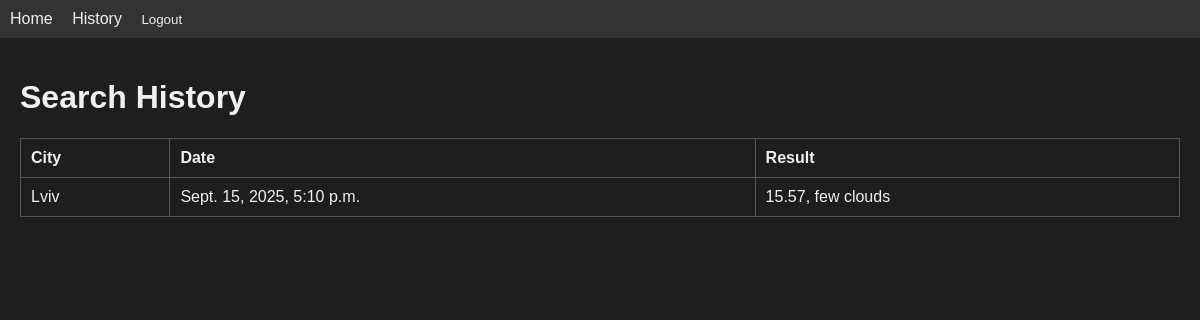
Page /history/ (signed in) on the committed database.
### searchweather/models.py (models this page shows, shortened)
class SearchHistory(models.Model):
    user = models.ForeignKey(User, on_delete=models.CASCADE)
    city = models.CharField(max_length=100)
    temperature = models.FloatField()
    description = models.CharField(max_length=255)
    search_date = models.DateTimeField(auto_now_add=True)

### searchweather/views.py (the view)
# urls.py: path('history/',views.history,name='history'),
def history(request):
    weather = SearchHistory.objects.filter(user=request.user).order_by('-search_date')
    return render(request,'searchweather/history.html',{'title':'History','weather':weather})

### searchweather/templates/searchweather/history.html
{% extends 'searchweather/base.html' %}
{% load static %}
{%block content%}
    <h1>Search History</h1>
    <table>
      <thead>
        <tr><th>City</th><th>Date</th><th>Result</th></tr>
      </thead>
      <tbody>
      {% for w in weather %}
        <tr><td>{{w.city}}</td><td>{{w.search_date}}</td><td>{{w.temperature}}, {{w.description}}</td></tr>
      {%endfor%}
      </tbody>
    </table>
{%endblock content%}

### static/css/styles.css (style rules this page uses)
body { background-color: #1e1e1e; color: #f0f0f0; font-family: Arial, sans-serif; margin: 0; padding: 0; }
table { width: 100%; border-collapse: collapse; margin-top: 20px; }
table, th, td { border: 1px solid #555; }
th, td { padding: 10px; text-align: left; }

### rows in the picture
SearchHistory: city "Lviv", search_date "Sept. 15, 2025, 5:10 p.m.", temperature "15.57", description "few clouds"
